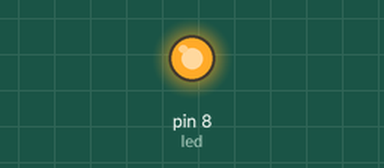
A sketch run on a simulated Arduino Uno, built with avr-gcc and run on an emulated ATmega328P. Shown: output pins drawn as LEDs (lit = HIGH). What the sketch prints to the serial monitor is not drawn.

Above: at 0.3 s.
At 25.5 s:
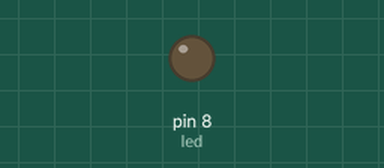
Timing chart, 0 to 40.0 s (numbered marks = the images above):
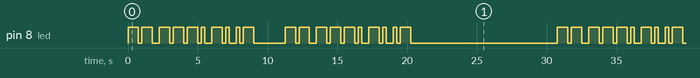

The sketch:

lab_1.ino
```cpp
#define DOT_TIME 250
int led = 8;

void setup() {
 pinMode(led, OUTPUT);
 Serial.begin (9600);
}

void dot(){
 digitalWrite(led, HIGH);
 delay(250);
 digitalWrite(led, LOW);
 delay(250);
}

void dash(){
 digitalWrite(led, HIGH);
 delay(750);
 digitalWrite(led, LOW);
 delay(250);
}


void pause(){
 delay(250);
}


void show(const String& morsze){
 for(int i = 0;i < morsze.length();i++){
  if(morsze[i]=='.')
   dash();

   if(morsze[i]=='-')
   dot();

   if(morsze[i]==' ')
   pause();
 }


}

String encode(const String& str){
 String morsze;

 for(int i = 0;i < str.length();i++){
   if(str[i] == 'A')
    morsze+=".- ";

   if(str[i] == 'B')
    morsze+="-... ";

   if(str[i] == 'C')
     morsze+="-.-. ";

   if(str[i] == 'D')
     morsze+="-.. ";

   if(str[i] == 'E')
    morsze+=". ";

   if(str[i] == 'F')
    morsze+="..-. ";

   if(str[i] == 'G')
    morsze+="--. ";

   if(str[i] == 'H')
    morsze+=".... ";

   if(str[i] == 'I')
    morsze+=".. ";

   if(str[i] == 'J')
    morsze+=".--- ";

   if(str[i] == 'K')
    morsze+=".-. ";

   if(str[i] == 'L')
    morsze+=".-.. ";

   if(str[i] == 'M')
    morsze+="-- ";

   if(str[i] == 'N')
    morsze+="-. ";

   if(str[i] == 'O')
    morsze+="--- ";

   if(str[i] == 'P')
    morsze+=".--. ";

   if(str[i] == 'Q')
    morsze+=" --.- ";

   if(str[i] == 'R')
    morsze+=".-. ";

   if(str[i] == 'S')
    morsze+="... ";

   if(str[i] == 'T')
    morsze+="- ";

   if(str[i] == 'U')
    morsze+="..- ";

   if(str[i] == 'V')
    morsze+="...- ";

   if(str[i] == 'W')
    morsze+=".-- ";

   if(str[i] == 'X')
    morsze+="-..- ";

   if(str[i] == 'Y')
    morsze+="-.-- ";

   if(str[i] == 'Z')
    morsze+="--.. ";

   if(str[i] == ' ')
    morsze+="       ";
 }
 return morsze;
}

void loop() {
 String str("IVAN IVAN");
 Serial.println(encode(str).c_str());
 show(encode(str));
 delay(10000);
}
```

Measured:
- by itself, pin 8 (led): moves between LOW and HIGH, repeating every 30.8 s
- by itself, everything shown: repeats every 30.8 s, in 40 steps
